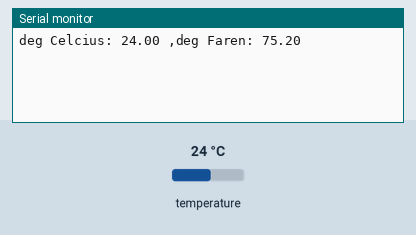
Recording of a sketch running on a simulated Arduino Uno, built with avr-gcc and run on an emulated ATmega328P. Shown: the last lines printed to the serial monitor. The test bench sets the inputs (shaded band); at power-on: temperature 24 °C.

Above: at 1.5 s.
1.6 s: temperature set to 12 °C
At 3.3 s:
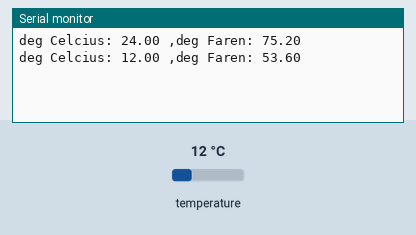
3.7 s: temperature set to 19 °C
At 5.0 s:
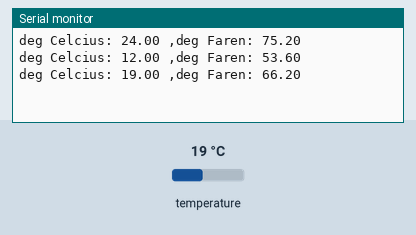
Timing chart, 0 to 6.7 s (numbered marks = the images above; inputs shaded):
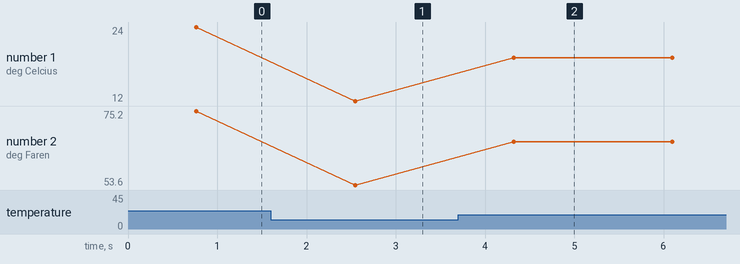

The sketch:

DS18B20-temp.ino
```cpp
#include <OneWire.h>
#include <DallasTemperature.h>

#define ONE_WIRE_BUS 2

OneWire oneWire(ONE_WIRE_BUS);
DallasTemperature sensors(&oneWire);


void setup() {
  Serial.begin(9600);
  sensors.begin();

}

void loop() {
  sensors.requestTemperatures();
  Serial.print("deg Celcius: ");
  Serial.print(sensors.getTempCByIndex(0));
  Serial.print(" ,deg Faren: ");
  Serial.println(sensors.getTempFByIndex(0));
  delay(1000);
}
```

Measured:
- after the input at 1.6 s, the serial monitor: prints a new line after 0.94 s (image 1)
- after the input at 3.7 s, the serial monitor: prints a new line after 0.62 s (image 2)
- plotted number 1: 24 → 12 after the input at 1.6 s, 12 → 19 after the input at 3.7 s
- plotted number 2: 75.2 → 53.6 after the input at 1.6 s, 53.6 → 66.2 after the input at 3.7 s
